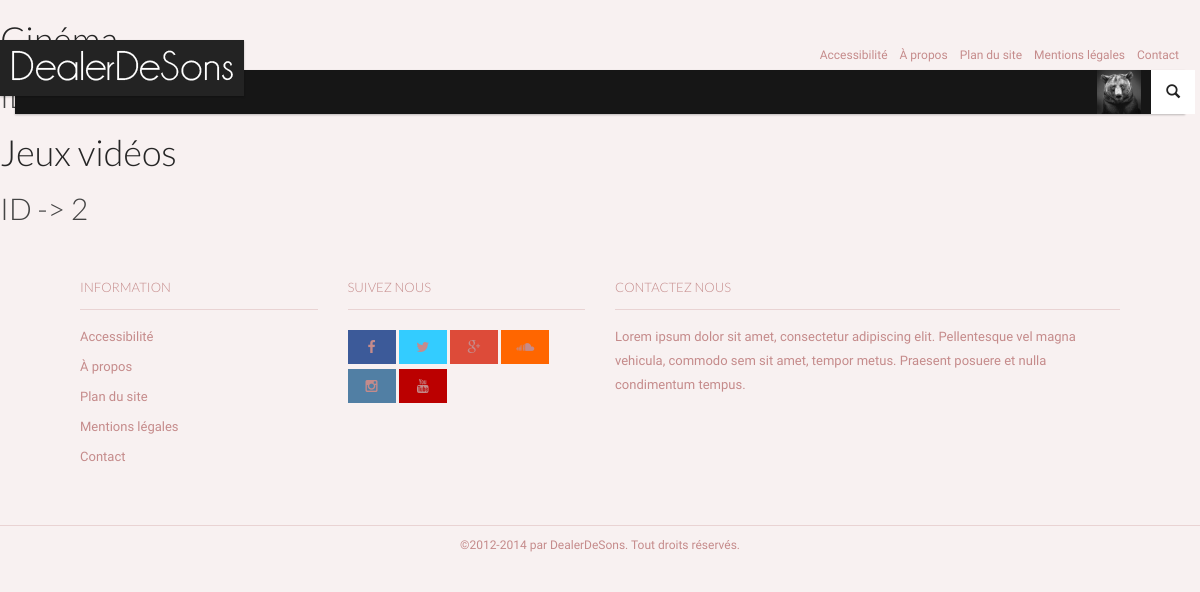
The app's page /index.php?page=categories, older data.
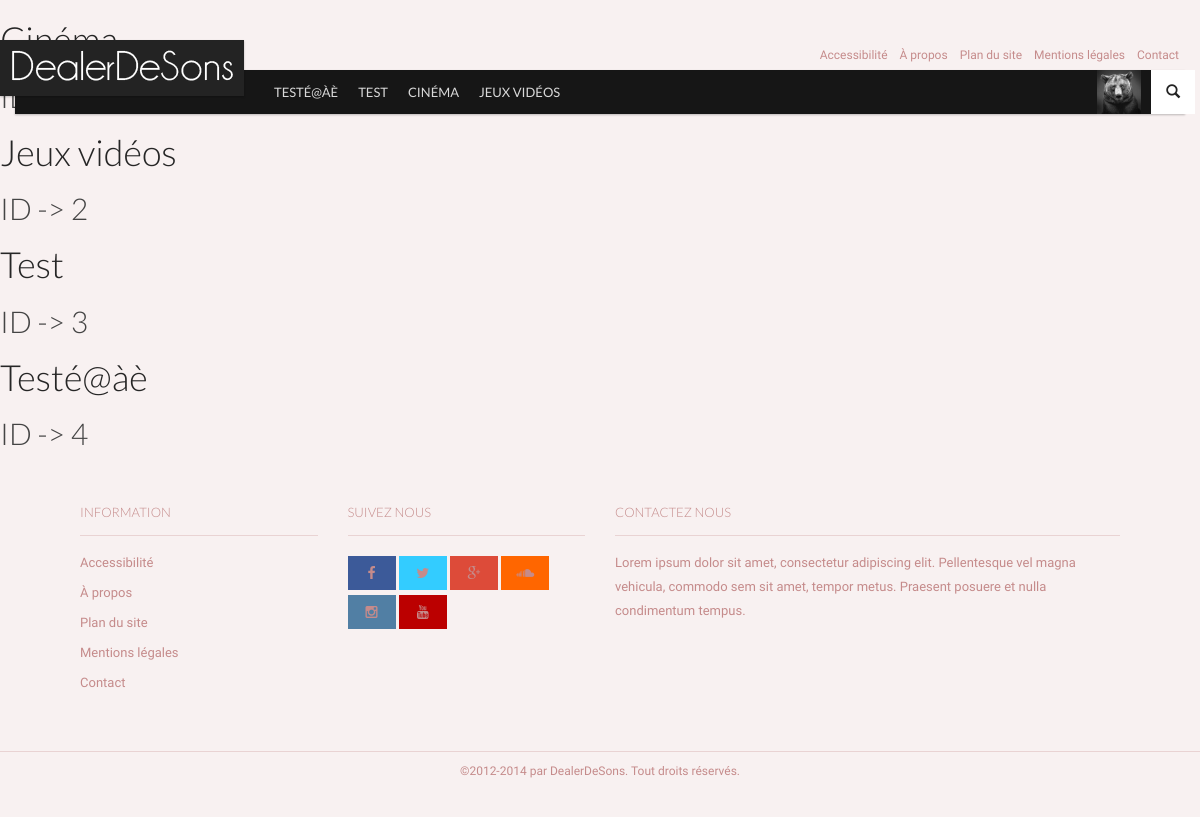
The same page, newer data.
### tables this page shows
CREATE TABLE `categories` (
`id_cat` int(11) NOT NULL,
  `nom_cat` text NOT NULL,
  `menu` bit(1) NOT NULL,
  `ordre` int(2) NOT NULL
);

### inc/modeles/articles.php (called while the page is built, shortened)
<?php
function liste_categories($menu='', $by=''){
	global $myConnexion;
	$categories = array();
	$req_menu = '';
	$order_by = '';
	$limit = '';
	switch ($menu)
	{
	case 'menu':
        $req_menu = 'WHERE menu = 1';
    break;
    default:
        $req_menu = '';
	}
	switch ($by)
	{
    case 'decroissant':
        $order_by = 'ORDER BY ordre DESC';
    break;
    default:
        $order_by = '';
	}
	$ajoutRequete = $req_menu.' '.$order_by.' '.$limit.'';
	$myRequete = 'SELECT *
					FROM categories
					'.$ajoutRequete;
	$req = mysqli_query($myConnexion,$myRequete);
        while ($data = mysqli_fetch_assoc($req))
        {
                $categories[] = $data;
        }
        return $categories;
}
?>

### inc/init.php (called while the page is built, shortened)
<?php
	include(dirname(__FILE__).'/modeles/articles.php');
	$categories_menu = liste_categories('menu', 'decroissant');
?>

### pages/vues/categories.php (the view)
<?php
	foreach($categories as $data)
{
	?>
	<h1><a href="index.php?page=categories&id=<?php echo $data['id_cat']; ?>"><?php echo $data['nom_cat']; ?></a></h1>
						<h2>ID -> <?php echo $data['id_cat']; ?></h2>
<?php
}
?>

### pages/vues/header.php (shortened to what this page needs)
<!DOCTYPE html>
 <html class="no-js">
	<head>
		<link rel="stylesheet" href="vendor/bootstrap/css/bootstrap.min.css">
		<link rel="stylesheet" href="vendor/font-awesome/css/font-awesome.min.css">
		<link rel="stylesheet" href="vendor/prettyPhoto/css/prettyPhoto.css">
		<link rel="stylesheet" href="css/base.css">
		<link rel="stylesheet" href="css/components.css">
		<link rel="stylesheet" href="css/style.css">
		<link rel="stylesheet" href="css/modifs.css">
	</head>
	<body>
		<nav id="header" class="header-navbar" role="navigation">
			<div class="header-navbar-inner container">
				<div id="brand" class="navbar-brand">
					<a href="index.php" rel="bookmark">
						<img src="img/light-logo.png" data-src="img/light-logo.png" data-src-retina="img/logo-retina.png" width="244" height="56" alt="">
					</a>
				</div>
				<ul class="nav nav-pages hidden-xs">
					<li><a href="#">Accessibilité</a></li>
					<li><a href="#">À propos</a></li>
					<li><a href="#">Plan du site</a></li>
					<li><a href="#">Mentions légales</a></li>
					<li><a href="#">Contact</a></li>
				</ul>
				<ul class="nav nav-icons">
					<li>
						<a href="#" class="btn-icon" data-toggle=".header-navbar-inner" data-toggle-class="search-toggled-in">
							<span class="search-toggled-out-icon glyphicon glyphicon-search"></span>
						</a>
					</li>
				</ul>
				<ul class="nav navbar-nav">
					<li class="nav-all pull-right full-subnav-wrapper">
						<a href="#" data-toggle="li">
							<span class="img"><img src="img/Tests/avatar.jpg" alt="Avatar"></span>
						</a>
					</li>
<?php
foreach($categories_menu as $data)
{
?>
					<li class="visible-md visible-lg"><a href="index.php?page=categories&id=<?php echo $data['id_cat']; ?>"><?php echo $data['nom_cat']; ?></a></li>
<?php
}
?>
				</ul>
			</div>
		</nav>

Row changes from the older to the newer data that the page shows:
added categories: nom_cat "TESTÉ@ÀÈ", nom_cat "Testé@àè", id_cat "4"
added categories: nom_cat "TEST", nom_cat "Test", id_cat "3"
now on one of the page's lists (row edited): categories: nom_cat "CINÉMA"
now on one of the page's lists (row edited): categories: nom_cat "JEUX VIDÉOS"
